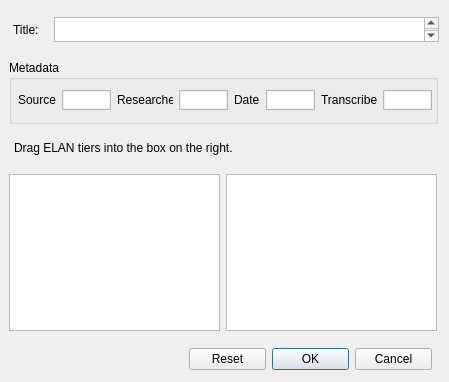
<?xml version="1.0" encoding="UTF-8"?>
<ui version="4.0">
 <class>ElanImporter</class>
 <widget class="QDialog" name="ElanImporter">
  <property name="geometry">
   <rect>
    <x>0</x>
    <y>0</y>
    <width>449</width>
    <height>382</height>
   </rect>
  </property>
  <property name="windowTitle">
   <string/>
  </property>
  <widget class="QWidget" name="centralWidget" native="true">
   <property name="geometry">
    <rect>
     <x>0</x>
     <y>0</y>
     <width>602</width>
     <height>670</height>
    </rect>
   </property>
   <widget class="QLabel" name="label">
    <property name="geometry">
     <rect>
      <x>14</x>
      <y>140</y>
      <width>267</width>
      <height>16</height>
     </rect>
    </property>
    <property name="text">
     <string>Drag ELAN tiers into the box on the right.</string>
    </property>
   </widget>
   <widget class="QWidget" name="horizontalLayoutWidget">
    <property name="geometry">
     <rect>
      <x>9</x>
      <y>165</y>
      <width>428</width>
      <height>175</height>
     </rect>
    </property>
    <layout class="QHBoxLayout" name="horizontalLayout">
     <item>
      <widget class="QTreeWidget" name="sourceList">
       <property name="minimumSize">
        <size>
         <width>0</width>
         <height>157</height>
        </size>
       </property>
       <property name="maximumSize">
        <size>
         <width>300</width>
         <height>157</height>
        </size>
       </property>
       <property name="horizontalScrollBarPolicy">
        <enum>Qt::ScrollBarAlwaysOff</enum>
       </property>
       <property name="editTriggers">
        <set>QAbstractItemView::NoEditTriggers</set>
       </property>
       <property name="dragDropMode">
        <enum>QAbstractItemView::DragOnly</enum>
       </property>
       <property name="indentation">
        <number>5</number>
       </property>
       <property name="uniformRowHeights">
        <bool>true</bool>
       </property>
       <property name="allColumnsShowFocus">
        <bool>true</bool>
       </property>
       <property name="columnCount">
        <number>0</number>
       </property>
       <attribute name="headerVisible">
        <bool>false</bool>
       </attribute>
      </widget>
     </item>
     <item>
      <widget class="QTableWidget" name="targetList">
       <property name="minimumSize">
        <size>
         <width>0</width>
         <height>157</height>
        </size>
       </property>
       <property name="maximumSize">
        <size>
         <width>300</width>
         <height>157</height>
        </size>
       </property>
       <property name="horizontalScrollBarPolicy">
        <enum>Qt::ScrollBarAlwaysOff</enum>
       </property>
       <property name="editTriggers">
        <set>QAbstractItemView::NoEditTriggers</set>
       </property>
       <property name="dragEnabled">
        <bool>true</bool>
       </property>
       <property name="dragDropMode">
        <enum>QAbstractItemView::DragDrop</enum>
       </property>
       <property name="defaultDropAction">
        <enum>Qt::MoveAction</enum>
       </property>
       <property name="columnCount">
        <number>0</number>
       </property>
       <attribute name="horizontalHeaderHighlightSections">
        <bool>false</bool>
       </attribute>
       <attribute name="verticalHeaderDefaultSectionSize">
        <number>31</number>
       </attribute>
      </widget>
     </item>
    </layout>
   </widget>
   <widget class="QGroupBox" name="tMetadataBox">
    <property name="geometry">
     <rect>
      <x>9</x>
      <y>60</y>
      <width>429</width>
      <height>64</height>
     </rect>
    </property>
    <property name="sizePolicy">
     <sizepolicy hsizetype="Fixed" vsizetype="Fixed">
      <horstretch>0</horstretch>
      <verstretch>0</verstretch>
     </sizepolicy>
    </property>
    <property name="styleSheet">
     <string notr="true">QPlainTextEdit {
    font-size: 9;
    border-radius: 0pts;
    max-height: 16px;
    min-width: 45px;
    min-height: 16px;
    padding: 1px;
}</string>
    </property>
    <property name="title">
     <string>Metadata</string>
    </property>
    <widget class="QWidget" name="formLayoutWidget">
     <property name="geometry">
      <rect>
       <x>9</x>
       <y>30</y>
       <width>414</width>
       <height>20</height>
      </rect>
     </property>
     <layout class="QHBoxLayout" name="horizontalLayout_2">
      <item>
       <widget class="QLabel" name="tLabelSource">
        <property name="font">
         <font>
          <pointsize>9</pointsize>
         </font>
        </property>
        <property name="text">
         <string>Source</string>
        </property>
       </widget>
      </item>
      <item>
       <widget class="QPlainTextEdit" name="newResearcher">
        <property name="font">
         <font>
          <pointsize>9</pointsize>
          <weight>50</weight>
          <italic>false</italic>
          <bold>false</bold>
         </font>
        </property>
        <property name="toolTip">
         <string>person who collected form</string>
        </property>
        <property name="verticalScrollBarPolicy">
         <enum>Qt::ScrollBarAlwaysOff</enum>
        </property>
        <property name="horizontalScrollBarPolicy">
         <enum>Qt::ScrollBarAlwaysOff</enum>
        </property>
       </widget>
      </item>
      <item>
       <widget class="QLabel" name="tLabelResearcher">
        <property name="font">
         <font>
          <pointsize>9</pointsize>
         </font>
        </property>
        <property name="text">
         <string>Researcher</string>
        </property>
       </widget>
      </item>
      <item>
       <widget class="QPlainTextEdit" name="newSource">
        <property name="font">
         <font>
          <pointsize>9</pointsize>
          <weight>50</weight>
          <italic>false</italic>
          <bold>false</bold>
         </font>
        </property>
        <property name="toolTip">
         <string>original speaker source</string>
        </property>
        <property name="verticalScrollBarPolicy">
         <enum>Qt::ScrollBarAlwaysOff</enum>
        </property>
        <property name="horizontalScrollBarPolicy">
         <enum>Qt::ScrollBarAlwaysOff</enum>
        </property>
       </widget>
      </item>
      <item>
       <widget class="QLabel" name="tLabelDate">
        <property name="font">
         <font>
          <pointsize>9</pointsize>
         </font>
        </property>
        <property name="text">
         <string>Date</string>
        </property>
       </widget>
      </item>
      <item>
       <widget class="QPlainTextEdit" name="newDate">
        <property name="font">
         <font>
          <pointsize>8</pointsize>
          <weight>50</weight>
          <italic>false</italic>
          <bold>false</bold>
         </font>
        </property>
        <property name="toolTip">
         <string>date collected. yyyy–MM–dd 
format recommended</string>
        </property>
        <property name="verticalScrollBarPolicy">
         <enum>Qt::ScrollBarAlwaysOff</enum>
        </property>
        <property name="horizontalScrollBarPolicy">
         <enum>Qt::ScrollBarAlwaysOff</enum>
        </property>
       </widget>
      </item>
      <item>
       <widget class="QLabel" name="tLabelUpdated">
        <property name="font">
         <font>
          <pointsize>9</pointsize>
         </font>
        </property>
        <property name="text">
         <string>Transcribers</string>
        </property>
       </widget>
      </item>
      <item>
       <widget class="QPlainTextEdit" name="newTranscriber">
        <property name="font">
         <font>
          <pointsize>8</pointsize>
          <weight>50</weight>
          <italic>false</italic>
          <bold>false</bold>
         </font>
        </property>
        <property name="toolTip">
         <string>date last updated</string>
        </property>
        <property name="verticalScrollBarPolicy">
         <enum>Qt::ScrollBarAlwaysOff</enum>
        </property>
        <property name="horizontalScrollBarPolicy">
         <enum>Qt::ScrollBarAlwaysOff</enum>
        </property>
        <property name="readOnly">
         <bool>false</bool>
        </property>
       </widget>
      </item>
     </layout>
    </widget>
   </widget>
   <widget class="QDialogButtonBox" name="buttonBox">
    <property name="geometry">
     <rect>
      <x>189</x>
      <y>343</y>
      <width>243</width>
      <height>32</height>
     </rect>
    </property>
    <property name="sizePolicy">
     <sizepolicy hsizetype="Fixed" vsizetype="Fixed">
      <horstretch>0</horstretch>
      <verstretch>0</verstretch>
     </sizepolicy>
    </property>
    <property name="standardButtons">
     <set>QDialogButtonBox::Cancel|QDialogButtonBox::Ok|QDialogButtonBox::Reset</set>
    </property>
   </widget>
   <widget class="QWidget" name="horizontalLayoutWidget_2">
    <property name="geometry">
     <rect>
      <x>13</x>
      <y>9</y>
      <width>426</width>
      <height>41</height>
     </rect>
    </property>
    <layout class="QHBoxLayout" name="horizontalLayout_3">
     <item>
      <widget class="QLabel" name="label_5">
       <property name="minimumSize">
        <size>
         <width>35</width>
         <height>0</height>
        </size>
       </property>
       <property name="maximumSize">
        <size>
         <width>35</width>
         <height>16777215</height>
        </size>
       </property>
       <property name="text">
        <string>Title:</string>
       </property>
      </widget>
     </item>
     <item>
      <widget class="QPlainTextEdit" name="title">
       <property name="minimumSize">
        <size>
         <width>85</width>
         <height>0</height>
        </size>
       </property>
       <property name="maximumSize">
        <size>
         <width>485</width>
         <height>25</height>
        </size>
       </property>
       <property name="font">
        <font>
         <pointsize>11</pointsize>
        </font>
       </property>
      </widget>
     </item>
    </layout>
   </widget>
  </widget>
 </widget>
 <resources/>
 <connections/>
</ui>
